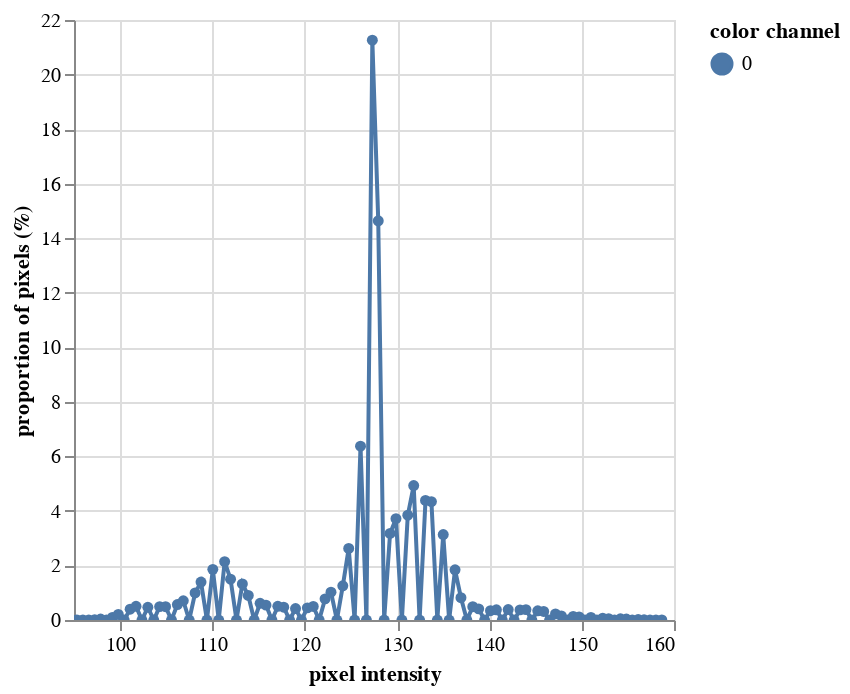

The notebook cell this image was saved under:
### Code cell
hist = pcv.visualize.histogram(img=a)

### Figure 1 — Vega-Lite specification as saved in the notebook (floating-point values rounded to 4 significant figures)
{"config": {"view": {"continuousWidth": 300, "continuousHeight": 300}}, "data": {"name": "data-87bac94389da76de8d3cd0b2fcd54dff"}, "mark": {"type": "line", "point": true}, "encoding": {"color": {"field": "color channel", "type": "nominal"}, "tooltip": [{"field": "pixel intensity", "type": "quantitative"}, {"field": "proportion of pixels (%)", "type": "quantitative"}], "x": {"field": "pixel intensity", "type": "quantitative"}, "y": {"field": "proportion of pixels (%)", "type": "quantitative"}}, "params": [{"name": "param_3", "select": {"type": "interval", "encodings": ["x", "y"]}, "bind": "scales"}], "$schema": "https://vega.github.io/schema/vega-lite/v5.20.1.json", "datasets": {"data-87bac94389da76de8d3cd0b2fcd54dff": [{"pixel intensity": 95.32, "proportion of pixels (%)": 0.0005499, "hist_count": 9, "color channel": "0"}, {"pixel intensity": 95.96, "proportion of pixels (%)": 0.002933, "hist_count": 48, "color channel": "0"}, {"pixel intensity": 96.6, "proportion of pixels (%)": 0.0, "hist_count": 0, "color channel": "0"}, {"pixel intensity": 97.24, "proportion of pixels (%)": 0.01008, "hist_count": 165, "color channel": "0"}, {"pixel intensity": 97.88, "proportion of pixels (%)": 0.03373, "hist_count": 552, "color channel": "0"}, {"pixel intensity": 98.52, "proportion of pixels (%)": 0.0, "hist_count": 0, "color channel": "0"}, {"pixel intensity": 99.16, "proportion of pixels (%)": 0.09673, "hist_count": 1583, "color channel": "0"}, {"pixel intensity": 99.8, "proportion of pixels (%)": 0.2027, "hist_count": 3317, "color channel": "0"}, {"pixel intensity": 100.4, "proportion of pixels (%)": 0.0, "hist_count": 0, "color channel": "0"}, {"pixel intensity": 101.1, "proportion of pixels (%)": 0.395, "hist_count": 6464, "color channel": "0"}, {"pixel intensity": 101.7, "proportion of pixels (%)": 0.5006, "hist_count": 8192, "color channel": "0"}, {"pixel intensity": 102.4, "proportion of pixels (%)": 0.0, "hist_count": 0, "color channel": "0"}, {"pixel intensity": 103.0, "proportion of pixels (%)": 0.4665, "hist_count": 7634, "color channel": "0"}, {"pixel intensity": 103.6, "proportion of pixels (%)": 0.0, "hist_count": 0, "color channel": "0"}, {"pixel intensity": 104.3, "proportion of pixels (%)": 0.4907, "hist_count": 8031, "color channel": "0"}, {"pixel intensity": 104.9, "proportion of pixels (%)": 0.4895, "hist_count": 8010, "color channel": "0"}, {"pixel intensity": 105.6, "proportion of pixels (%)": 0.0, "hist_count": 0, "color channel": "0"}, {"pixel intensity": 106.2, "proportion of pixels (%)": 0.5667, "hist_count": 9274, "color channel": "0"}, {"pixel intensity": 106.8, "proportion of pixels (%)": 0.7058, "hist_count": 11551, "color channel": "0"}, {"pixel intensity": 107.5, "proportion of pixels (%)": 0.0, "hist_count": 0, "color channel": "0"}, {"pixel intensity": 108.1, "proportion of pixels (%)": 0.9907, "hist_count": 16213, "color channel": "0"}, {"pixel intensity": 108.8, "proportion of pixels (%)": 1.391, "hist_count": 22761, "color channel": "0"}, {"pixel intensity": 109.4, "proportion of pixels (%)": 0.0, "hist_count": 0, "color channel": "0"}, {"pixel intensity": 110.0, "proportion of pixels (%)": 1.857, "hist_count": 30383, "color channel": "0"}, {"pixel intensity": 110.7, "proportion of pixels (%)": 0.0, "hist_count": 0, "color channel": "0"}, {"pixel intensity": 111.3, "proportion of pixels (%)": 2.141, "hist_count": 35037, "color channel": "0"}, {"pixel intensity": 112.0, "proportion of pixels (%)": 1.495, "hist_count": 24465, "color channel": "0"}, {"pixel intensity": 112.6, "proportion of pixels (%)": 0.0, "hist_count": 0, "color channel": "0"}, {"pixel intensity": 113.2, "proportion of pixels (%)": 1.323, "hist_count": 21657, "color channel": "0"}, {"pixel intensity": 113.9, "proportion of pixels (%)": 0.9004, "hist_count": 14735, "color channel": "0"}, {"pixel intensity": 114.5, "proportion of pixels (%)": 0.0, "hist_count": 0, "color channel": "0"}, {"pixel intensity": 115.2, "proportion of pixels (%)": 0.6137, "hist_count": 10044, "color channel": "0"}, {"pixel intensity": 115.8, "proportion of pixels (%)": 0.5457, "hist_count": 8930, "color channel": "0"}, {"pixel intensity": 116.4, "proportion of pixels (%)": 0.0, "hist_count": 0, "color channel": "0"}, {"pixel intensity": 117.1, "proportion of pixels (%)": 0.5005, "hist_count": 8190, "color channel": "0"}, {"pixel intensity": 117.7, "proportion of pixels (%)": 0.4708, "hist_count": 7705, "color channel": "0"}, {"pixel intensity": 118.4, "proportion of pixels (%)": 0.0, "hist_count": 0, "color channel": "0"}, {"pixel intensity": 119.0, "proportion of pixels (%)": 0.4189, "hist_count": 6855, "color channel": "0"}, {"pixel intensity": 119.6, "proportion of pixels (%)": 0.0, "hist_count": 0, "color channel": "0"}, {"pixel intensity": 120.3, "proportion of pixels (%)": 0.4446, "hist_count": 7276, "color channel": "0"}, {"pixel intensity": 120.9, "proportion of pixels (%)": 0.4982, "hist_count": 8153, "color channel": "0"}, {"pixel intensity": 121.6, "proportion of pixels (%)": 0.0, "hist_count": 0, "color channel": "0"}, {"pixel intensity": 122.2, "proportion of pixels (%)": 0.7749, "hist_count": 12682, "color channel": "0"}, {"pixel intensity": 122.8, "proportion of pixels (%)": 1.021, "hist_count": 16716, "color channel": "0"}, {"pixel intensity": 123.5, "proportion of pixels (%)": 0.0, "hist_count": 0, "color channel": "0"}, {"pixel intensity": 124.1, "proportion of pixels (%)": 1.252, "hist_count": 20492, "color channel": "0"}, {"pixel intensity": 124.8, "proportion of pixels (%)": 2.624, "hist_count": 42949, "color channel": "0"}, {"pixel intensity": 125.4, "proportion of pixels (%)": 0.0, "hist_count": 0, "color channel": "0"}, {"pixel intensity": 126.0, "proportion of pixels (%)": 6.373, "hist_count": 104298, "color channel": "0"}, {"pixel intensity": 126.7, "proportion of pixels (%)": 0.0, "hist_count": 0, "color channel": "0"}, {"pixel intensity": 127.3, "proportion of pixels (%)": 21.26, "hist_count": 347902, "color channel": "0"}, {"pixel intensity": 128.0, "proportion of pixels (%)": 14.64, "hist_count": 239524, "color channel": "0"}, {"pixel intensity": 128.6, "proportion of pixels (%)": 0.0, "hist_count": 0, "color channel": "0"}, {"pixel intensity": 129.2, "proportion of pixels (%)": 3.175, "hist_count": 51960, "color channel": "0"}, {"pixel intensity": 129.9, "proportion of pixels (%)": 3.713, "hist_count": 60766, "color channel": "0"}, {"pixel intensity": 130.5, "proportion of pixels (%)": 0.0, "hist_count": 0, "color channel": "0"}, {"pixel intensity": 131.2, "proportion of pixels (%)": 3.841, "hist_count": 62863, "color channel": "0"}, {"pixel intensity": 131.8, "proportion of pixels (%)": 4.93, "hist_count": 80680, "color channel": "0"}, {"pixel intensity": 132.4, "proportion of pixels (%)": 0.0, "hist_count": 0, "color channel": "0"}, {"pixel intensity": 133.1, "proportion of pixels (%)": 4.384, "hist_count": 71737, "color channel": "0"}, {"pixel intensity": 133.7, "proportion of pixels (%)": 4.341, "hist_count": 71043, "color channel": "0"}, {"pixel intensity": 134.4, "proportion of pixels (%)": 0.0, "hist_count": 0, "color channel": "0"}, {"pixel intensity": 135.0, "proportion of pixels (%)": 3.132, "hist_count": 51249, "color channel": "0"}, {"pixel intensity": 135.6, "proportion of pixels (%)": 0.0, "hist_count": 0, "color channel": "0"}, {"pixel intensity": 136.3, "proportion of pixels (%)": 1.84, "hist_count": 30119, "color channel": "0"}, {"pixel intensity": 136.9, "proportion of pixels (%)": 0.8172, "hist_count": 13374, "color channel": "0"}, {"pixel intensity": 137.6, "proportion of pixels (%)": 0.0, "hist_count": 0, "color channel": "0"}, {"pixel intensity": 138.2, "proportion of pixels (%)": 0.4891, "hist_count": 8005, "color channel": "0"}, {"pixel intensity": 138.8, "proportion of pixels (%)": 0.4086, "hist_count": 6687, "color channel": "0"}, {"pixel intensity": 139.5, "proportion of pixels (%)": 0.0, "hist_count": 0, "color channel": "0"}, {"pixel intensity": 140.1, "proportion of pixels (%)": 0.3395, "hist_count": 5556, "color channel": "0"}, {"pixel intensity": 140.8, "proportion of pixels (%)": 0.3749, "hist_count": 6135, "color channel": "0"}, {"pixel intensity": 141.4, "proportion of pixels (%)": 0.0, "hist_count": 0, "color channel": "0"}, {"pixel intensity": 142.0, "proportion of pixels (%)": 0.3818, "hist_count": 6248, "color channel": "0"}, {"pixel intensity": 142.7, "proportion of pixels (%)": 0.0, "hist_count": 0, "color channel": "0"}, {"pixel intensity": 143.3, "proportion of pixels (%)": 0.3708, "hist_count": 6068, "color channel": "0"}, {"pixel intensity": 144.0, "proportion of pixels (%)": 0.381, "hist_count": 6235, "color channel": "0"}, {"pixel intensity": 144.6, "proportion of pixels (%)": 0.0, "hist_count": 0, "color channel": "0"}, {"pixel intensity": 145.2, "proportion of pixels (%)": 0.3385, "hist_count": 5540, "color channel": "0"}, {"pixel intensity": 145.9, "proportion of pixels (%)": 0.3153, "hist_count": 5160, "color channel": "0"}, {"pixel intensity": 146.5, "proportion of pixels (%)": 0.0, "hist_count": 0, "color channel": "0"}, {"pixel intensity": 147.2, "proportion of pixels (%)": 0.2214, "hist_count": 3624, "color channel": "0"}, {"pixel intensity": 147.8, "proportion of pixels (%)": 0.1517, "hist_count": 2483, "color channel": "0"}, {"pixel intensity": 148.4, "proportion of pixels (%)": 0.0, "hist_count": 0, "color channel": "0"}, {"pixel intensity": 149.1, "proportion of pixels (%)": 0.1306, "hist_count": 2137, "color channel": "0"}, {"pixel intensity": 149.7, "proportion of pixels (%)": 0.1137, "hist_count": 1860, "color channel": "0"}, {"pixel intensity": 150.4, "proportion of pixels (%)": 0.0, "hist_count": 0, "color channel": "0"}, {"pixel intensity": 151.0, "proportion of pixels (%)": 0.09569, "hist_count": 1566, "color channel": "0"}, {"pixel intensity": 151.6, "proportion of pixels (%)": 0.0, "hist_count": 0, "color channel": "0"}, {"pixel intensity": 152.3, "proportion of pixels (%)": 0.06905, "hist_count": 1130, "color channel": "0"}, {"pixel intensity": 152.9, "proportion of pixels (%)": 0.05084, "hist_count": 832, "color channel": "0"}, {"pixel intensity": 153.6, "proportion of pixels (%)": 0.0, "hist_count": 0, "color channel": "0"}, {"pixel intensity": 154.2, "proportion of pixels (%)": 0.0443, "hist_count": 725, "color channel": "0"}, {"pixel intensity": 154.8, "proportion of pixels (%)": 0.03416, "hist_count": 559, "color channel": "0"}, {"pixel intensity": 155.5, "proportion of pixels (%)": 0.0, "hist_count": 0, "color channel": "0"}, {"pixel intensity": 156.1, "proportion of pixels (%)": 0.01509, "hist_count": 247, "color channel": "0"}, {"pixel intensity": 156.8, "proportion of pixels (%)": 0.00721, "hist_count": 118, "color channel": "0"}, {"pixel intensity": 157.4, "proportion of pixels (%)": 0.0, "hist_count": 0, "color channel": "0"}, {"pixel intensity": 158.0, "proportion of pixels (%)": 0.0006722, "hist_count": 11, "color channel": "0"}, {"pixel intensity": 158.7, "proportion of pixels (%)": 0.0001222, "hist_count": 2, "color channel": "0"}]}}
